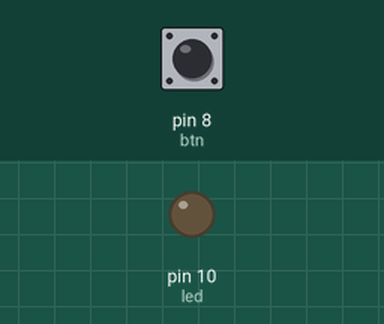
Simulated run of this sketch. Board: Arduino Uno, built with avr-gcc and run on an emulated ATmega328P. Shown: output pins drawn as LEDs (lit = HIGH). The test bench sets the inputs (shaded band); at power-on: pin 8 (btn) LOW.

Above: at 1.2 s.
1.3 s: pin 8 (btn) pulled HIGH for 0.15 s
At 1.37 s:
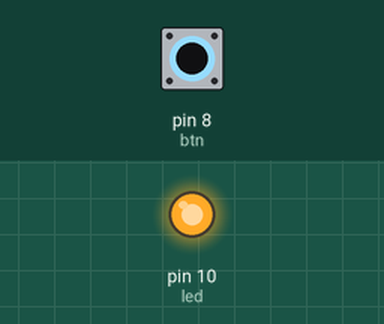
2.9 s: pin 8 (btn) pulled HIGH for 3.2 s
At 7.3 s:
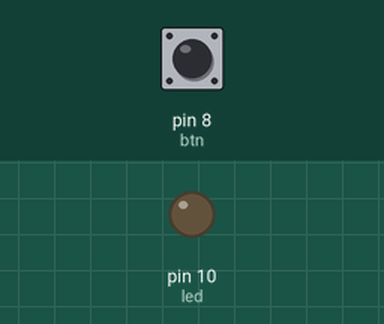
Timing chart, 0 to 8.8 s (numbered marks = the images above; inputs shaded):
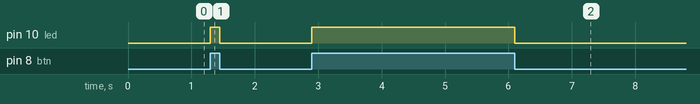

The sketch:

btnled.ino
```cpp
#define btn 8
#define led 10

int btn_durum=0;

void setup() {
  // put your setup code here, to run once:
  pinMode(btn,INPUT);
  pinMode(led,OUTPUT);

}

void loop() {
  // put your main code here, to run repeatedly:
  btn_durum=digitalRead(btn);

  if(btn_durum==1){
      digitalWrite(led,HIGH);
  }else{
    digitalWrite(led,LOW);
  }

}
```

Measured:
- after the input at 1.3 s, pin 10 (led): LOW → HIGH at once, → LOW 0.15 s later
- after the input at 2.9 s, pin 10 (led): LOW → HIGH at once, → LOW 3.2 s later
